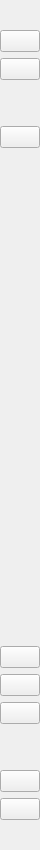
       <widget class="QFrame" name="frame_3">
        <property name="geometry">
         <rect>
          <x>389</x>
          <y>13</y>
          <width>40</width>
          <height>850</height>
         </rect>
        </property>
        <property name="minimumSize">
         <size>
          <width>40</width>
          <height>850</height>
         </size>
        </property>
        <property name="maximumSize">
         <size>
          <width>40</width>
          <height>16777215</height>
         </size>
        </property>
        <property name="autoFillBackground">
         <bool>false</bool>
        </property>
        <property name="frameShape">
         <enum>QFrame::NoFrame</enum>
        </property>
        <property name="frameShadow">
         <enum>QFrame::Plain</enum>
        </property>
        <property name="lineWidth">
         <number>0</number>
        </property>
        <layout class="QVBoxLayout" name="verticalLayout_2" stretch="1,0,0,0,0,6,0,0,0,1,0,0,1">
         <property name="leftMargin">
          <number>0</number>
         </property>
         <property name="topMargin">
          <number>0</number>
         </property>
         <property name="rightMargin">
          <number>0</number>
         </property>
         <property name="bottomMargin">
          <number>0</number>
         </property>
         <item>
          <spacer name="verticalSpacer_4">
           <property name="orientation">
            <enum>Qt::Vertical</enum>
           </property>
           <property name="sizeType">
            <enum>QSizePolicy::Fixed</enum>
           </property>
           <property name="sizeHint" stdset="0">
            <size>
             <width>20</width>
             <height>30</height>
            </size>
           </property>
          </spacer>
         </item>
         <item>
          <widget class="UpSmallButton" name="ListepushButton">
           <property name="sizePolicy">
            <sizepolicy hsizetype="Minimum" vsizetype="Fixed">
             <horstretch>0</horstretch>
             <verstretch>0</verstretch>
            </sizepolicy>
           </property>
           <property name="minimumSize">
            <size>
             <width>40</width>
             <height>0</height>
            </size>
           </property>
           <property name="maximumSize">
            <size>
             <width>16777215</width>
             <height>40</height>
            </size>
           </property>
           <property name="baseSize">
            <size>
             <width>40</width>
             <height>40</height>
            </size>
           </property>
           <property name="focusPolicy">
            <enum>Qt::ClickFocus</enum>
           </property>
           <property name="toolTip">
            <string>Liste des dossiers</string>
           </property>
           <property name="text">
            <string/>
           </property>
           <property name="icon">
            <iconset resource="assets/Images/images.qrc">
             <normaloff>:/list_all_participants.png</normaloff>:/list_all_participants.png</iconset>
           </property>
           <property name="iconSize">
            <size>
             <width>35</width>
             <height>35</height>
            </size>
           </property>
           <property name="autoDefault">
            <bool>false</bool>
           </property>
           <property name="flat">
            <bool>false</bool>
           </property>
          </widget>
         </item>
         <item>
          <widget class="UpSmallButton" name="NouvDossierpushButton">
           <property name="sizePolicy">
            <sizepolicy hsizetype="Minimum" vsizetype="Fixed">
             <horstretch>0</horstretch>
             <verstretch>0</verstretch>
            </sizepolicy>
           </property>
           <property name="minimumSize">
            <size>
             <width>40</width>
             <height>0</height>
            </size>
           </property>
           <property name="maximumSize">
            <size>
             <width>16777215</width>
             <height>40</height>
            </size>
           </property>
           <property name="baseSize">
            <size>
             <width>40</width>
             <height>40</height>
            </size>
           </property>
           <property name="focusPolicy">
            <enum>Qt::ClickFocus</enum>
           </property>
           <property name="toolTip">
            <string>Créer un dossier</string>
           </property>
           <property name="text">
            <string/>
           </property>
           <property name="icon">
            <iconset resource="assets/Images/images.qrc">
             <normaloff>:/toolbar_new_folder.png</normaloff>:/toolbar_new_folder.png</iconset>
           </property>
           <property name="iconSize">
            <size>
             <width>35</width>
             <height>35</height>
            </size>
           </property>
           <property name="autoDefault">
            <bool>false</bool>
           </property>
           <property name="flat">
            <bool>false</bool>
           </property>
          </widget>
         </item>
         <item>
          <spacer name="verticalSpacer_3">
           <property name="orientation">
            <enum>Qt::Vertical</enum>
           </property>
           <property name="sizeType">
            <enum>QSizePolicy::Fixed</enum>
           </property>
           <property name="sizeHint" stdset="0">
            <size>
             <width>20</width>
             <height>40</height>
            </size>
           </property>
          </spacer>
         </item>
         <item>
          <widget class="UpSmallButton" name="FSEpushButton">
           <property name="sizePolicy">
            <sizepolicy hsizetype="Minimum" vsizetype="Fixed">
             <horstretch>0</horstretch>
             <verstretch>0</verstretch>
            </sizepolicy>
           </property>
           <property name="minimumSize">
            <size>
             <width>40</width>
             <height>0</height>
            </size>
           </property>
           <property name="maximumSize">
            <size>
             <width>16777215</width>
             <height>40</height>
            </size>
           </property>
           <property name="baseSize">
            <size>
             <width>40</width>
             <height>40</height>
            </size>
           </property>
           <property name="text">
            <string/>
           </property>
           <property name="icon">
            <iconset resource="assets/Images/images.qrc">
             <normaloff>:/FSE.png</normaloff>:/FSE.png</iconset>
           </property>
           <property name="iconSize">
            <size>
             <width>35</width>
             <height>35</height>
            </size>
           </property>
           <property name="flat">
            <bool>false</bool>
           </property>
          </widget>
         </item>
         <item>
          <spacer name="verticalSpacer_9">
           <property name="orientation">
            <enum>Qt::Vertical</enum>
           </property>
           <property name="sizeHint" stdset="0">
            <size>
             <width>20</width>
             <height>40</height>
            </size>
           </property>
          </spacer>
         </item>
         <item>
          <widget class="UpSmallButton" name="CreerBOpushButton_2">
           <property name="sizePolicy">
            <sizepolicy hsizetype="Minimum" vsizetype="Fixed">
             <horstretch>0</horstretch>
             <verstretch>0</verstretch>
            </sizepolicy>
           </property>
           <property name="minimumSize">
            <size>
             <width>40</width>
             <height>0</height>
            </size>
           </property>
           <property name="maximumSize">
            <size>
             <width>16777215</width>
             <height>40</height>
            </size>
           </property>
           <property name="baseSize">
            <size>
             <width>40</width>
             <height>40</height>
            </size>
           </property>
           <property name="focusPolicy">
            <enum>Qt::ClickFocus</enum>
           </property>
           <property name="toolTip">
            <string>Créer un bilan orthoptique</string>
           </property>
           <property name="text">
            <string/>
           </property>
           <property name="icon">
            <iconset resource="assets/Images/images.qrc">
             <normaloff>:/orthoptist.png</normaloff>:/orthoptist.png</iconset>
           </property>
           <property name="iconSize">
            <size>
             <width>35</width>
             <height>35</height>
            </size>
           </property>
           <property name="flat">
            <bool>false</bool>
           </property>
          </widget>
         </item>
         <item>
          <widget class="UpSmallButton" name="CreerActepushButton_2">
           <property name="sizePolicy">
            <sizepolicy hsizetype="Minimum" vsizetype="Fixed">
             <horstretch>0</horstretch>
             <verstretch>0</verstretch>
            </sizepolicy>
           </property>
           <property name="minimumSize">
            <size>
             <width>40</width>
             <height>0</height>
            </size>
           </property>
           <property name="maximumSize">
            <size>
             <width>16777215</width>
             <height>40</height>
            </size>
           </property>
           <property name="baseSize">
            <size>
             <width>40</width>
             <height>40</height>
            </size>
           </property>
           <property name="focusPolicy">
            <enum>Qt::ClickFocus</enum>
           </property>
           <property name="toolTip">
            <string>Créer un nouvel acte</string>
           </property>
           <property name="text">
            <string/>
           </property>
           <property name="icon">
            <iconset resource="assets/Images/images.qrc">
             <normaloff>:/nouveau_dossier.jpg</normaloff>:/nouveau_dossier.jpg</iconset>
           </property>
           <property name="iconSize">
            <size>
             <width>35</width>
             <height>35</height>
            </size>
           </property>
           <property name="flat">
            <bool>false</bool>
           </property>
          </widget>
         </item>
         <item>
          <widget class="UpSmallButton" name="SendMessagepushButton">
           <property name="sizePolicy">
            <sizepolicy hsizetype="Minimum" vsizetype="Fixed">
             <horstretch>0</horstretch>
             <verstretch>0</verstretch>
            </sizepolicy>
           </property>
           <property name="minimumSize">
            <size>
             <width>40</width>
             <height>0</height>
            </size>
           </property>
           <property name="maximumSize">
            <size>
             <width>16777215</width>
             <height>40</height>
            </size>
           </property>
           <property name="baseSize">
            <size>
             <width>40</width>
             <height>40</height>
            </size>
           </property>
           <property name="mouseTracking">
            <bool>true</bool>
           </property>
           <property name="focusPolicy">
            <enum>Qt::NoFocus</enum>
           </property>
           <property name="contextMenuPolicy">
            <enum>Qt::NoContextMenu</enum>
           </property>
           <property name="toolTip">
            <string>Envoyer un message</string>
           </property>
           <property name="text">
            <string/>
           </property>
           <property name="icon">
            <iconset resource="assets/Images/images.qrc">
             <normaloff>:/Post-it.png</normaloff>:/Post-it.png</iconset>
           </property>
           <property name="iconSize">
            <size>
             <width>35</width>
             <height>35</height>
            </size>
           </property>
           <property name="flat">
            <bool>false</bool>
           </property>
          </widget>
         </item>
         <item>
          <spacer name="verticalSpacer_2">
           <property name="orientation">
            <enum>Qt::Vertical</enum>
           </property>
           <property name="sizeType">
            <enum>QSizePolicy::Fixed</enum>
           </property>
           <property name="sizeHint" stdset="0">
            <size>
             <width>20</width>
             <height>40</height>
            </size>
           </property>
          </spacer>
         </item>
         <item>
          <widget class="UpSmallButton" name="SalleDAttentepushButton">
           <property name="sizePolicy">
            <sizepolicy hsizetype="Minimum" vsizetype="Fixed">
             <horstretch>0</horstretch>
             <verstretch>0</verstretch>
            </sizepolicy>
           </property>
           <property name="minimumSize">
            <size>
             <width>40</width>
             <height>0</height>
            </size>
           </property>
           <property name="maximumSize">
            <size>
             <width>16777215</width>
             <height>40</height>
            </size>
           </property>
           <property name="baseSize">
            <size>
             <width>40</width>
             <height>40</height>
            </size>
           </property>
           <property name="focusPolicy">
            <enum>Qt::NoFocus</enum>
           </property>
           <property name="toolTip">
            <string>remettre le dossier en salle d'attente</string>
           </property>
           <property name="text">
            <string/>
           </property>
           <property name="icon">
            <iconset resource="assets/Images/images.qrc">
             <normaloff>:/waiting_room.png</normaloff>:/waiting_room.png</iconset>
           </property>
           <property name="iconSize">
            <size>
             <width>35</width>
             <height>35</height>
            </size>
           </property>
           <property name="flat">
            <bool>false</bool>
           </property>
          </widget>
         </item>
         <item>
          <widget class="UpSmallButton" name="FermepushButton">
           <property name="sizePolicy">
            <sizepolicy hsizetype="Minimum" vsizetype="Fixed">
             <horstretch>0</horstretch>
             <verstretch>0</verstretch>
            </sizepolicy>
           </property>
           <property name="minimumSize">
            <size>
             <width>40</width>
             <height>0</height>
            </size>
           </property>
           <property name="maximumSize">
            <size>
             <width>16777215</width>
             <height>40</height>
            </size>
           </property>
           <property name="baseSize">
            <size>
             <width>40</width>
             <height>40</height>
            </size>
           </property>
           <property name="mouseTracking">
            <bool>true</bool>
           </property>
           <property name="focusPolicy">
            <enum>Qt::ClickFocus</enum>
           </property>
           <property name="toolTip">
            <string>Fermer Rufus</string>
           </property>
           <property name="text">
            <string/>
           </property>
           <property name="icon">
            <iconset resource="assets/Images/images.qrc">
             <normaloff>:/shutdown.png</normaloff>:/shutdown.png</iconset>
           </property>
           <property name="iconSize">
            <size>
             <width>35</width>
             <height>35</height>
            </size>
           </property>
           <property name="flat">
            <bool>false</bool>
           </property>
          </widget>
         </item>
         <item>
          <spacer name="verticalSpacer_5">
           <property name="orientation">
            <enum>Qt::Vertical</enum>
           </property>
           <property name="sizeType">
            <enum>QSizePolicy::Fixed</enum>
           </property>
           <property name="sizeHint" stdset="0">
            <size>
             <width>20</width>
             <height>30</height>
            </size>
           </property>
          </spacer>
         </item>
        </layout>
       </widget>
